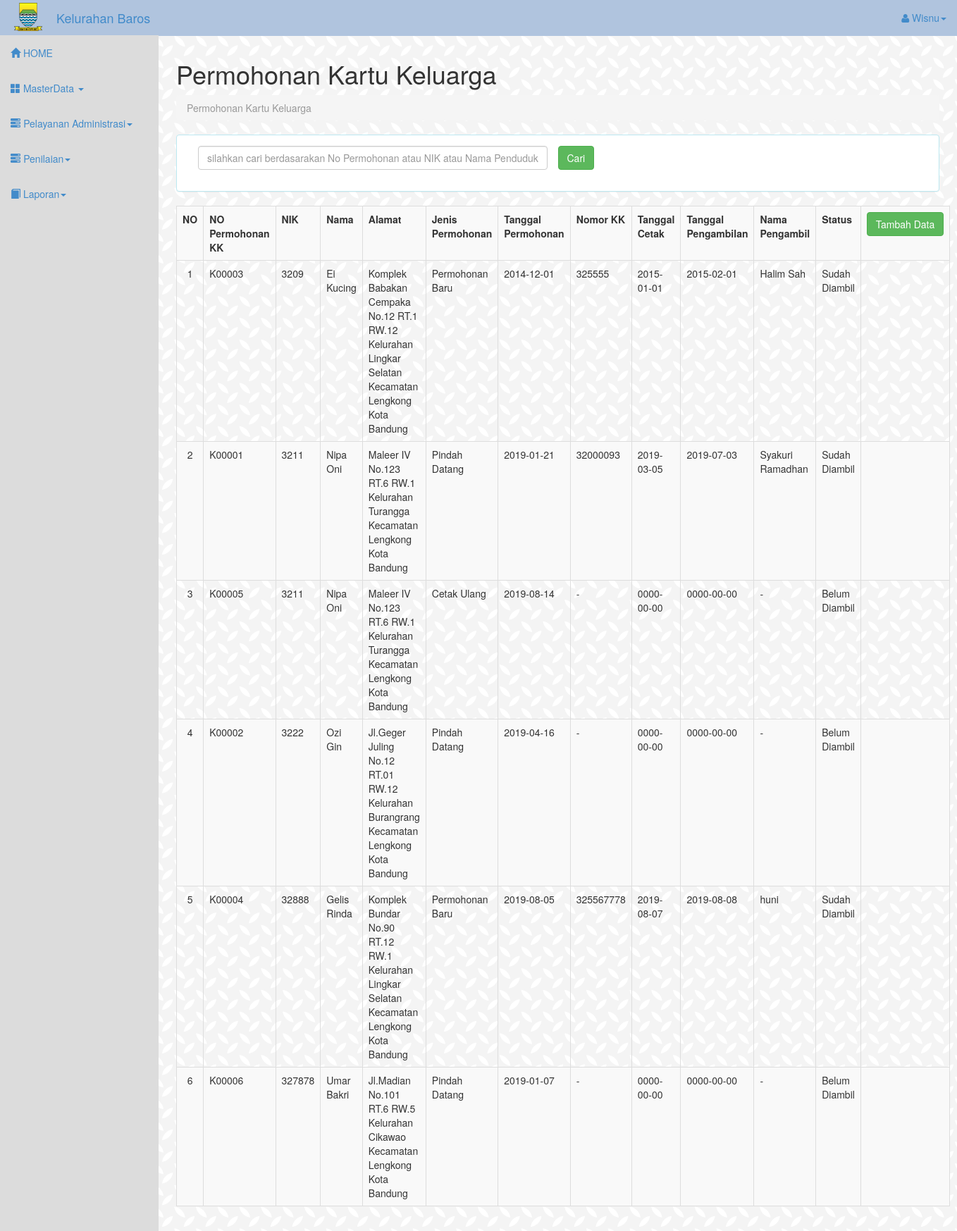
Screenshot of /tampil_kk.php (signed in) with the database file from the repository.
### tables this page shows
CREATE TABLE `tb_permohonankk` (
  `no_permohonankk` varchar(10) NOT NULL,
  `nik` varchar(16) NOT NULL,
  `jenisPermohonan` varchar(30) NOT NULL,
  `tglPermohonan` date NOT NULL,
  `nomor_kk` varchar(16) NOT NULL,
  `tgl_cetak` date NOT NULL,
  `tgl_pengambilan` date NOT NULL,
  `nama_pengambil` varchar(50) NOT NULL,
  `status` varchar(30) NOT NULL
);

CREATE TABLE `tb_penduduk` (
  `id_penduduk` int(11) NOT NULL,
  `nik` varchar(16) NOT NULL,
  `nama` varchar(50) NOT NULL,
  `tempatLahir` varchar(30) NOT NULL,
  `tanggalLahir` date NOT NULL,
  `jenisKelamin` varchar(15) NOT NULL,
  `alamat` varchar(50) NOT NULL,
  `rt` varchar(3) NOT NULL,
  `rw` varchar(3) NOT NULL,
  `kelurahan` varchar(30) NOT NULL,
  `agama` varchar(30) NOT NULL,
  `pendidikan` varchar(30) NOT NULL,
  `statusPerkawinan` varchar(30) NOT NULL,
  `pekerjaan` varchar(50) NOT NULL,
  `golDarah` varchar(2) NOT NULL,
  `nomorTlp` varchar(15) NOT NULL,
  `foto` varchar(200) NOT NULL
);

### tampil_kk.php (the view, shortened to what this page needs)
<!DOCTYPE html>
<html lang="en">
  <head>
    <link href="assets/css/bootstrap.css" rel="stylesheet">
    <link href="assets/css/sb-admin.css" rel="stylesheet">
    <link rel="stylesheet" href="assets/font-awesome/css/font-awesome.min.css">
  </head>
<body>
 <div id="wrapper">
<?php
include"header.php";
?>
</div>
<div id="page-wrapper">
<div class="row" id="contentInput" >
          <div class="col-lg-12">
            <h1>Permohonan Kartu Keluarga</h1>
            <ol class="breadcrumb">
              <li class="active">Permohonan Kartu Keluarga</li>
            </ol>
          </div>
      </div>
       <div class="panel panel-info">
          <div class="panel-body">
          <form method="POST" action="" id="cariKK">
          <div class="form-group form-group-sm">
                <div class="form-group form-group-sm">
                    <div class="col-sm-6">
                    <input type="text" class="form-control" name="txtcari" id="txtcari" placeholder="silahkan cari berdasarakan No Permohonan atau NIK atau Nama Penduduk">
                </div>
                    <input type="submit" align="right" class="btn btn-success"  value="Cari" name="cari" id="cari">
                </div>
              </div>
</div>
 </div>
            <div class="table-responsive-sm">
              <table class="table table-bordered table-hover table-striped">
                <tr>
                  <th>NO</th>
                  <th>NO Permohonan KK</th>
                  <th>NIK</th>
                  <th>Nama</th>
                  <th>Alamat</th>
                  <th>Jenis Permohonan</th>
                  <th>Tanggal Permohonan</th>
                  <th>Nomor KK</th>
                  <th>Tanggal Cetak</th>
                  <th>Tanggal Pengambilan</th>
                   <th>Nama Pengambil</th>
                  <th>Status</th>
                 <th><a href="kk.php" type="button" align="right" class="btn btn-success">Tambah Data</a></th>
                </tr>
 <?php
     if(!ISSET($_POST['cari'])){
        $no= 1;
       $query="SELECT * FROM tb_permohonankk as p JOIN tb_penduduk as d ON p.nik=d.nik";
        $data=mysqli_query($koneksi,$query);
        if(mysqli_num_rows($data) > 0){
          while($row=mysqli_fetch_assoc($data)){
      ?>
                <tr>
                  <td align="center"><?php echo $no++; ?></td>
                  <td><?php echo $row['no_permohonankk']; ?></td>
                  <td><?php echo $row['nik']; ?></td>
                  <td><?php echo $row['nama']; ?></td>
                  <td><?php echo $row['alamat']." RT.".$row['rt']." RW.".$row['rw']." Kelurahan ".$row['kelurahan']." Kecamatan Lengkong Kota Bandung"; ?></td>
                  <td><?php echo $row['jenisPermohonan']; ?></td>
                  <td><?php echo $row['tglPermohonan']; ?></td>
                  <td><?php echo $row['nomor_kk']; ?></td>
                  <td><?php echo $row['tgl_cetak']; ?></td>
                  <td><?php echo $row['tgl_pengambilan']; ?></td>
                  <td><?php echo $row['nama_pengambil']; ?></td>
                  <td><?php echo $row['status']; ?></td>
                   <td colspan="2" style="text-align: center;">
                    </tr>
          <?php
          }
        }
      }
       ?>

### assets/css/sb-admin.css (style rules this page uses)
body { margin-top: 50px; }
#wrapper { padding-left: 0; }
#page-wrapper { width: 100%; padding: 5px 15px; }
@media (min-width:768px) { #wrapper { padding-left: 225px; background:url(assets/logo/pat13.png); } }
@media (min-width:768px) { #page-wrapper { padding: 15px 25px; } }

### rows the page displays
tb_permohonankk: no_permohonankk "K00003", tb_penduduk.nik "3209", tb_penduduk.nama "Ei Kucing", tb_penduduk.alamat "Komplek Babakan Cempaka No.12", tb_penduduk.rt "1", tb_penduduk.rw "12", tb_penduduk.kelurahan "Lingkar Selatan", jenisPermohonan "Permohonan Baru", tglPermohonan "2014-12-01", nomor_kk "325555", tgl_cetak "2015-01-01", tgl_pengambilan "2015-02-01", nama_pengambil "Halim Sah", status "Sudah Diambil"
tb_permohonankk: no_permohonankk "K00001", tb_penduduk.nik "3211", tb_penduduk.nama "Nipa Oni", tb_penduduk.alamat "Maleer IV No.123", tb_penduduk.rt "6", tb_penduduk.rw "1", tb_penduduk.kelurahan "Turangga", jenisPermohonan "Pindah Datang", tglPermohonan "2019-01-21", nomor_kk "32000093", tgl_cetak "2019-03-05", tgl_pengambilan "2019-07-03", nama_pengambil "Syakuri Ramadhan", status "Sudah Diambil"
tb_permohonankk: no_permohonankk "K00005", tb_penduduk.nik "3211", tb_penduduk.nama "Nipa Oni", tb_penduduk.alamat "Maleer IV No.123", tb_penduduk.rt "6", tb_penduduk.rw "1", tb_penduduk.kelurahan "Turangga", jenisPermohonan "Cetak Ulang", tglPermohonan "2019-08-14", nomor_kk "-", tgl_cetak "0000-00-00", tgl_pengambilan "0000-00-00", nama_pengambil "-", status "Belum Diambil"
tb_permohonankk: no_permohonankk "K00002", tb_penduduk.nik "3222", tb_penduduk.nama "Ozi Gin", tb_penduduk.alamat "Jl.Geger Juling No.12", tb_penduduk.rt "01", tb_penduduk.rw "12", tb_penduduk.kelurahan "Burangrang", jenisPermohonan "Pindah Datang", tglPermohonan "2019-04-16", nomor_kk "-", tgl_cetak "0000-00-00", tgl_pengambilan "0000-00-00", nama_pengambil "-", status "Belum Diambil"
tb_permohonankk: no_permohonankk "K00004", tb_penduduk.nik "32888", tb_penduduk.nama "Gelis Rinda", tb_penduduk.alamat "Komplek Bundar No.90", tb_penduduk.rt "12", tb_penduduk.rw "1", tb_penduduk.kelurahan "Lingkar Selatan", jenisPermohonan "Permohonan Baru", tglPermohonan "2019-08-05", nomor_kk "325567778", tgl_cetak "2019-08-07", tgl_pengambilan "2019-08-08", nama_pengambil "huni", status "Sudah Diambil"
tb_permohonankk: no_permohonankk "K00006", tb_penduduk.nik "327878", tb_penduduk.nama "Umar Bakri", tb_penduduk.alamat "Jl.Madian No.101", tb_penduduk.rt "6", tb_penduduk.rw "5", tb_penduduk.kelurahan "Cikawao", jenisPermohonan "Pindah Datang", tglPermohonan "2019-01-07", nomor_kk "-", tgl_cetak "0000-00-00", tgl_pengambilan "0000-00-00", nama_pengambil "-", status "Belum Diambil"

### other values shown
$_SESSION['userid'] "Wisnu"
